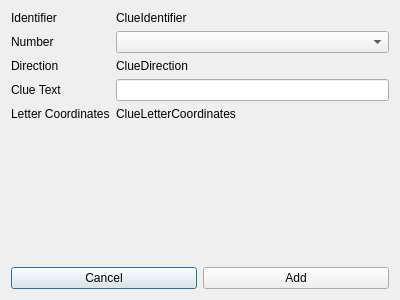
<?xml version="1.0" encoding="UTF-8"?>
<ui version="4.0">
 <class>NewCrosswordCluePage</class>
 <widget class="QDialog" name="NewCrosswordCluePage">
  <property name="geometry">
   <rect>
    <x>0</x>
    <y>0</y>
    <width>400</width>
    <height>300</height>
   </rect>
  </property>
  <property name="windowTitle">
   <string>New Crossword Clue</string>
  </property>
  <layout class="QVBoxLayout" name="verticalLayout">
   <item>
    <layout class="QFormLayout" name="formLayout_2">
     <property name="fieldGrowthPolicy">
      <enum>QFormLayout::AllNonFixedFieldsGrow</enum>
     </property>
     <item row="1" column="0">
      <widget class="QLabel" name="identifierLabel">
       <property name="text">
        <string>Identifier</string>
       </property>
      </widget>
     </item>
     <item row="1" column="1">
      <widget class="QLabel" name="label_3">
       <property name="text">
        <string>ClueIdentifier</string>
       </property>
      </widget>
     </item>
     <item row="2" column="0">
      <widget class="QLabel" name="directionLabel">
       <property name="text">
        <string>Number</string>
       </property>
      </widget>
     </item>
     <item row="2" column="1">
      <widget class="QComboBox" name="comboBox_4"/>
     </item>
     <item row="3" column="0">
      <widget class="QLabel" name="directionLabel_2">
       <property name="text">
        <string>Direction</string>
       </property>
      </widget>
     </item>
     <item row="3" column="1">
      <widget class="QLabel" name="label">
       <property name="text">
        <string>ClueDirection</string>
       </property>
      </widget>
     </item>
     <item row="4" column="0">
      <widget class="QLabel" name="clueTextLabel">
       <property name="text">
        <string>Clue Text</string>
       </property>
      </widget>
     </item>
     <item row="4" column="1">
      <widget class="QLineEdit" name="clueTextLineEdit"/>
     </item>
     <item row="5" column="0">
      <widget class="QLabel" name="letterCoordinatesLabel">
       <property name="text">
        <string>Letter Coordinates</string>
       </property>
      </widget>
     </item>
     <item row="5" column="1">
      <widget class="QLabel" name="label_2">
       <property name="text">
        <string>ClueLetterCoordinates</string>
       </property>
      </widget>
     </item>
    </layout>
   </item>
   <item>
    <layout class="QHBoxLayout" name="horizontalLayout">
     <item>
      <widget class="QPushButton" name="pushButton_2">
       <property name="text">
        <string>Cancel</string>
       </property>
      </widget>
     </item>
     <item>
      <widget class="QPushButton" name="pushButton">
       <property name="text">
        <string>Add</string>
       </property>
      </widget>
     </item>
    </layout>
   </item>
  </layout>
 </widget>
 <resources/>
 <connections/>
</ui>
